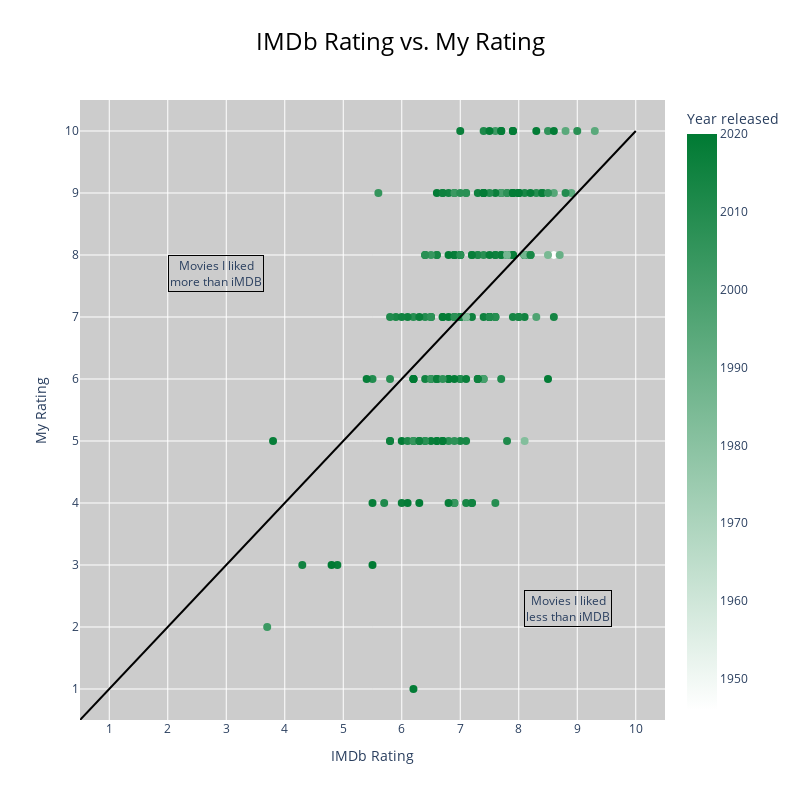

The notebook cell saved with this chart:
### Code cell
# Scatter1
# my rating vs. imdb rating
fig = go.Figure(data=go.Scatter(x=df['IMDb Rating'],
                                y=df['Your Rating'],
                                mode='markers',
                                marker=dict(
                                    size=8,
                                    color=df['Year'],
                                    colorscale=[[0, 'rgb(255,255,255)'], [1, 'rgb(0,122,51)']],
                                    showscale=True,
                                    colorbar=dict(
                                        title="Year released"
                                    ),
                                    cmin=df['Year'].min(),
                                    cmax=df['Year'].max(),
                                    cmid=df['Year'].mean()
                                ),
                                hovertemplate=df['Title'].astype(str)+' (' +df['Year'].astype(str) + ' film)'+
                                '<br><b>IMDb Rating</b>: %{x}<br>'+
                                '<b>My Rating</b>: %{y}'+'<extra></extra>'
                                ))
fig.update_layout(
    plot_bgcolor='#cccccc',
    title=dict(
        text='IMDb Rating vs. My Rating',
        font=dict(
            size=24,
            color='#000000'
        ),
        x=.5
    ),
    xaxis=dict(
        title='IMDb Rating',
        range=[.5,10.5],
        tickvals=[i for i in range(1,11)]
    ),
    yaxis=dict(
        title='My Rating',
        range=[.5,10.5],
        tickvals=[i for i in range(1,11)]
    ),
    width=800,
    height=800,
    shapes=[dict(type='line',
                    x0=0,
                    y0=0,
                    x1=10,
                    y1=10,
                line=dict(
                    color='black',
                    width=2
                ))],
    annotations=[
            go.layout.Annotation(
                text='Movies I liked<br>more than iMDB',
                align='center',
                showarrow=False,
                xref='paper',
                yref='paper',
                x=.15,
                y=0.75,
                bordercolor='black',
                borderwidth=1
            ),
            go.layout.Annotation(
                text='Movies I liked<br>less than iMDB',
                align='center',
                showarrow=False,
                xref='paper',
                yref='paper',
                x=.91,
                y=.15,
                bordercolor='black',
                borderwidth=1
            )
        ]
)

fig.show()
# plotly.offline.plot(fig, filename='3-3-20-scatter1.html')
# Originally run with 'https://github.com/ethanfuerst/imdb_ratings/blob/226cfa35e9f54639c2e5a042ac60bea2a2ffc0f7/ratings.csv'
# pio.write_html(fig, file='3-3-20-scatter1.html', auto_open=True)
# fig.write_image("3-13-20-scatter1.png")

### Figure 1 — Plotly figure (JSON) as saved in the notebook; plotly's stock layout.template omitted (floating-point values rounded to 4 significant figures; data arrays with more than 128 entries replaced by an {"elided": "..."} marker saying what was removed)
{"data": [{"hovertemplate": {"elided": "209 str values"}, "marker": {"cmax": 2020, "cmid": 2011.0, "cmin": 1946, "color": {"elided": "209 int values"}, "colorbar": {"title": {"text": "Year released"}}, "colorscale": [[0, "rgb(255,255,255)"], [1, "rgb(0,122,51)"]], "showscale": true, "size": 8}, "mode": "markers", "type": "scatter", "x": {"elided": "209 float values"}, "y": {"elided": "209 int values"}}], "layout": {"annotations": [{"align": "center", "bordercolor": "black", "borderwidth": 1, "showarrow": false, "text": "Movies I liked<br>more than iMDB", "x": 0.15, "xref": "paper", "y": 0.75, "yref": "paper"}, {"align": "center", "bordercolor": "black", "borderwidth": 1, "showarrow": false, "text": "Movies I liked<br>less than iMDB", "x": 0.91, "xref": "paper", "y": 0.15, "yref": "paper"}], "height": 800, "plot_bgcolor": "#cccccc", "shapes": [{"line": {"color": "black", "width": 2}, "type": "line", "x0": 0, "x1": 10, "y0": 0, "y1": 10}], "title": {"font": {"color": "#000000", "size": 24}, "text": "IMDb Rating vs. My Rating", "x": 0.5}, "width": 800, "xaxis": {"range": [0.5, 10.5], "tickvals": [1, 2, 3, 4, 5, 6, 7, 8, 9, 10], "title": {"text": "IMDb Rating"}}, "yaxis": {"range": [0.5, 10.5], "tickvals": [1, 2, 3, 4, 5, 6, 7, 8, 9, 10], "title": {"text": "My Rating"}}}}
